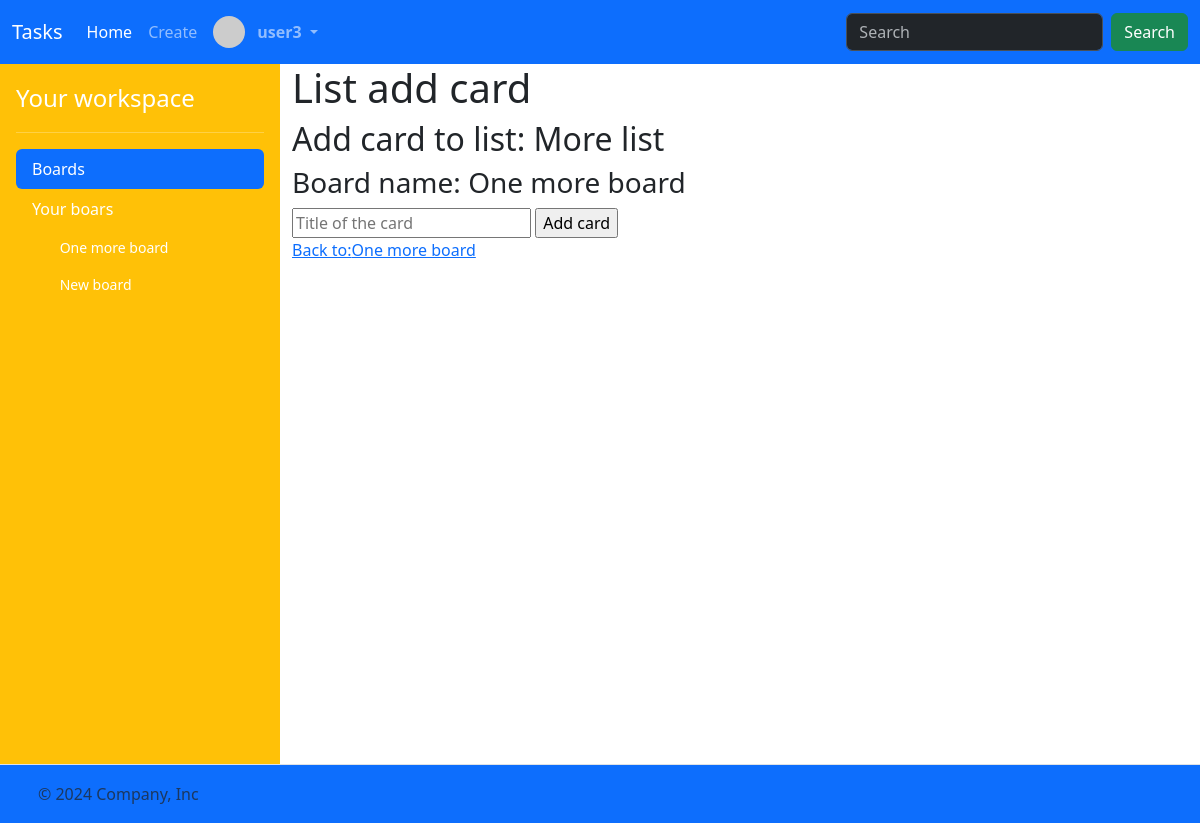
The page /lists/108/add_card (signed in) on the database as committed earlier.
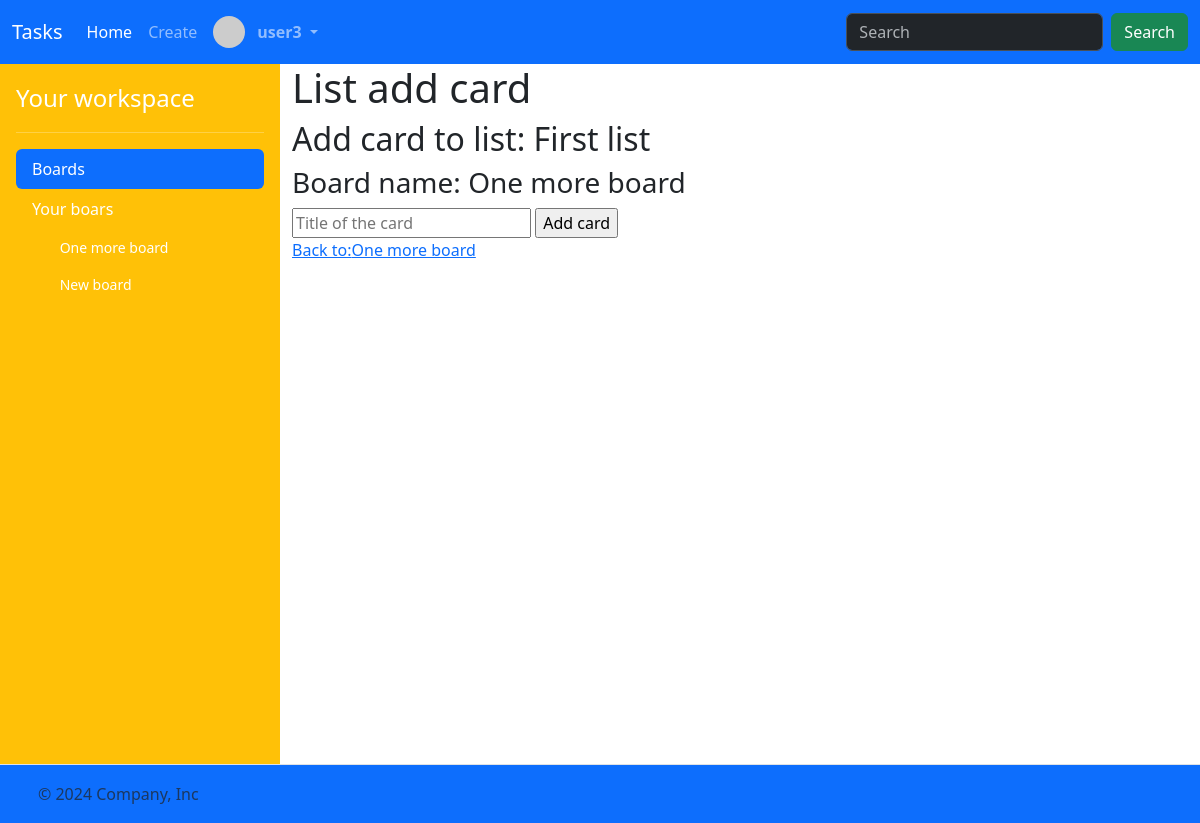
The same page on the database as committed later.
### task/models.py (models this page shows)
class List(models.Model):
    board = models.ForeignKey("Board", on_delete=models.CASCADE, related_name="lists")
    name = models.CharField(max_length=256)
    position = models.DecimalField(max_digits=10, decimal_places=2)
    created_at = models.DateTimeField(auto_now_add=True)

class Board(models.Model):
    name = models.CharField(max_length=256)
    description = models.CharField(max_length=256)
    members = models.ManyToManyField(User, related_name="boards")
    created_at = models.DateTimeField(auto_now_add=True)

### task/views.py (the view)
def list_add_card_view(request, list_id):
    list = List.objects.filter(id=list_id).first()
    if list is None:
        return HttpResponse("List does not exist")
    return render(
        request,
        "task/list_add_card.html",
        {"list": list, "boards": request.user.boards.all()},
    )

### task/templates/task/list_add_card.html (shortened to what this page needs)
{% extends "task/layout.html" %}
{% block main %}
    <h1>List add card</h1>
    <h2>Add card to list: {{ list.name }}</h2>
    <h3>Board name: {{ list.board.name }}</h3>
    <form id="add-card-form">
        <input id="add-card-title" autofocus name="title" placeholder="Title of the card" type="text">
        <input type="submit" value="Add card">
    <form>
    <div>
        <a href="{% url 'board' list.board.id %}">Back to:{{ list.board.name }}</a>
    </div>
{% endblock %}

Rows that differ between the two databases and show on the page:
changed List "One more board": name "More list" → "First list"
